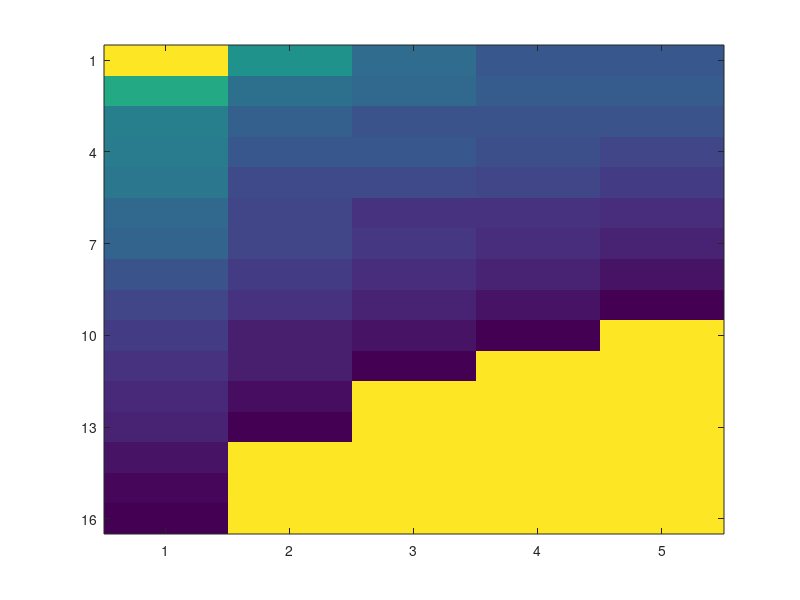

Source code (MATLAB): (Note: this script raises an error after producing the figure.)
%res = load('data_files/allreg5f.mat');  % Uncomment for the "minimum devaion method"
res = load('data_files/allqp5f1.mat'); % Uncomment for the "regression
%tree method


% Max and min color bar, fontsize ++
cmax = 18;
cmin = 4;
sz  =16;
tsz = 20;
ssz = 14;
res = res.res;
max_order = 5;


% Training loss
figure;
Train = zeros(length(res{1}(:,1)),max_order);
for d = 1:max_order
    Train(1:numel(res{d}(:,1)),d) = res{d}(:,2);
end

Train(Train==0)=inf;
imagesc(Train);
yticks(1:3:length(res{1}));
yticklabels(int2str(res{1}(1:3:end,1)));
xticks(1:max_order);

colormap hot;
xlabel('order','FontSize',sz);
ylabel('local models','FontSize',sz)
title('Training loss','FontSize',tsz);
hcb=colorbar;
caxis([cmin, cmax]);
colorTitleHandle = get(hcb,'Title');
set(colorTitleHandle ,'String','Loss','FontSize',ssz);

% Validation loss
figure;
Val = zeros(length(res{1}(:,1)),max_order);
for d = 1:max_order
    Val(1:numel(res{d}(:,1)),d) = res{d}(:,3);
end

Val(Val==0)=inf;
imagesc(Val);
yticks(1:3:length(res{1}));
yticklabels(int2str(res{1}(1:3:end,1)));
xticks(1:max_order);
hcb =colorbar;
caxis([cmin, cmax]);
colormap hot;
xlabel('order','FontSize',sz);
ylabel('local models','FontSize',sz)
title('Validation loss','FontSize',tsz);
colorTitleHandle = get(hcb,'Title');
set(colorTitleHandle ,'String','Loss','FontSize',ssz);


%Exectution time
figure;
Time = zeros(length(res{1}(:,1)),max_order);
for d = 1:max_order
    Time(1:numel(res{d}(:,1)),d) = res{d}(:,5);
end

cmax = max(Time(:));
cmin = min(Time(:));

Time(Time==0)=inf;
imagesc(Time);
yticks(1:3:length(res{1}));
yticklabels(int2str(res{1}(1:3:end,1)));
xticks(1:max_order);

hcb = colorbar;
caxis([cmin cmax+0.5]);
colormap hot;
xlabel('order','FontSize',sz);
ylabel('local models','FontSize',sz)
title('Execution time','FontSize',tsz);
colorTitleHandle = get(hcb,'Title');
set(colorTitleHandle ,'String','Time (s)','FontSize',ssz);


